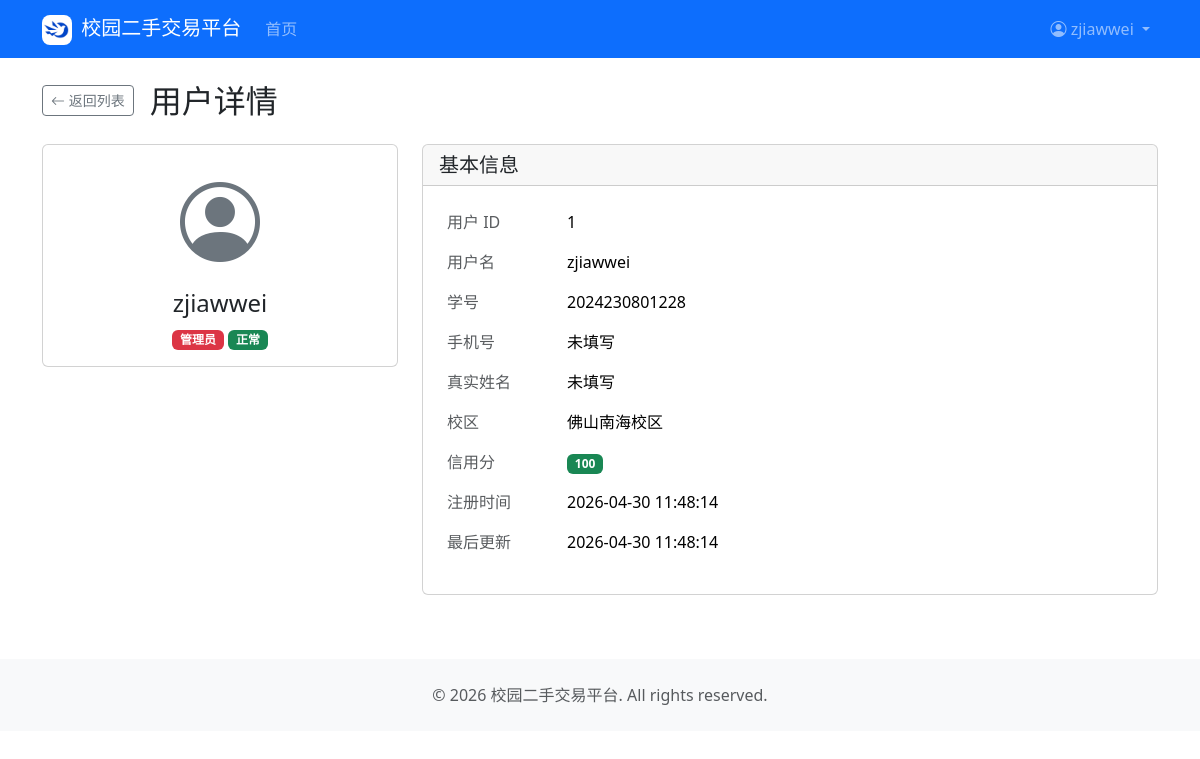
/admin/users/1 (signed in), run on the app's committed database.
### app/models/user.py (models this page shows, shortened)
class User(UserMixin, db.Model):
    __tablename__ = "users"
    id = db.Column(db.Integer, primary_key=True, autoincrement=True)
    username = db.Column(db.String(64), unique=True, nullable=False, index=True)
    student_id = db.Column(db.String(20), unique=True, nullable=False)
    phone = db.Column(db.String(20), nullable=True)
    password_hash = db.Column(db.String(256), nullable=False)
    real_name = db.Column(db.String(32), nullable=True)
    avatar = db.Column(db.String(256), default="default.jpg")
    campus = db.Column(db.String(64), nullable=False)
    role = db.Column(db.String(16), default="user")
    credit_score = db.Column(db.Integer, default=100)
    is_active = db.Column(db.Boolean, default=True)
    created_at = db.Column(db.DateTime, default=lambda: datetime.now(timezone.utc))
    updated_at = db.Column(
        db.DateTime,
        default=lambda: datetime.now(timezone.utc),
        onupdate=lambda: datetime.now(timezone.utc),
    )
    products = db.relationship("Product", back_populates="seller", lazy="dynamic")
    bought_orders = db.relationship(
        "Order", foreign_keys="Order.buyer_id", back_populates="buyer", lazy="dynamic"
    )
    sold_orders = db.relationship(
        "Order", foreign_keys="Order.seller_id", back_populates="seller", lazy="dynamic"
    )
    sent_messages = db.relationship(
        "Message", foreign_keys="Message.sender_id", back_populates="sender", lazy="dynamic"
    )
    received_messages = db.relationship(
        "Message", foreign_keys="Message.receiver_id", back_populates="receiver", lazy="dynamic"
    )
    favorites = db.relationship("Favorite", back_populates="user", lazy="dynamic")

### app/blueprints/admin/routes.py (the view)
@bp.route("/users/<int:user_id>")
def user_detail(user_id):
    user = db.session.get(User, user_id)
    if user is None:
        flash("用户不存在。", "danger")
        return redirect(url_for("admin.dashboard"))
    return render_template("admin/user_detail.html", user=user)

### app/blueprints/admin/routes.py (called while the page is built)
@bp.before_request
@login_required
@admin_required
def require_admin():
    pass

### app/templates/admin/user_detail.html (shortened to what this page needs)
{% extends "base.html" %}
{% block content %}
<div class="d-flex align-items-center gap-3 mb-4">
    <a href="{{ url_for('admin.dashboard') }}" class="btn btn-outline-secondary btn-sm">
        <i class="bi bi-arrow-left"></i> 返回列表
    </a>
    <h2 class="mb-0">用户详情</h2>
</div>
<div class="row">
    <div class="col-md-4">
        <div class="card">
            <div class="card-body text-center">
                <i class="bi bi-person-circle" style="font-size: 5rem; color: #6c757d;"></i>
                <h4 class="mt-2">{{ user.username }}</h4>
                <span class="badge bg-{{ 'danger' if user.role == 'admin' else 'secondary' }}">
                    {{ '管理员' if user.role == 'admin' else '普通用户' }}
                </span>
                <span class="badge bg-{{ 'success' if user.is_active else 'danger' }}">
                    {{ '正常' if user.is_active else '已禁用' }}
                </span>
            </div>
        </div>
    </div>
    <div class="col-md-8">
        <div class="card">
            <div class="card-header"><h5 class="mb-0">基本信息</h5></div>
            <div class="card-body">
                <table class="table table-borderless">
                    <tr><td class="text-muted" style="width: 120px;">用户 ID</td><td>{{ user.id }}</td></tr>
                    <tr><td class="text-muted">用户名</td><td>{{ user.username }}</td></tr>
                    <tr><td class="text-muted">学号</td><td>{{ user.student_id }}</td></tr>
                    <tr><td class="text-muted">手机号</td><td>{{ user.phone or '未填写' }}</td></tr>
                    <tr><td class="text-muted">真实姓名</td><td>{{ user.real_name or '未填写' }}</td></tr>
                    <tr><td class="text-muted">校区</td><td>{{ user.campus }}</td></tr>
                    <tr><td class="text-muted">信用分</td><td><span class="badge bg-success">{{ user.credit_score }}</span></td></tr>
                    <tr><td class="text-muted">注册时间</td><td>{{ user.created_at.strftime('%Y-%m-%d %H:%M:%S') if user.created_at else '' }}</td></tr>
                    <tr><td class="text-muted">最后更新</td><td>{{ user.updated_at.strftime('%Y-%m-%d %H:%M:%S') if user.updated_at else '' }}</td></tr>
                </table>
            </div>
        </div>
    </div>
</div>
{% endblock %}

### app/templates/base.html (shortened to what this page needs)
<!DOCTYPE html>
<html lang="zh-CN">
<head>
    <link href="https://cdn.jsdelivr.net/npm/bootstrap@5.3.3/dist/css/bootstrap.min.css" rel="stylesheet">
    <link href="https://cdn.jsdelivr.net/npm/bootstrap-icons@1.11.3/font/bootstrap-icons.css" rel="stylesheet">
    <link href="{{ url_for('static', filename='css/style.css') }}" rel="stylesheet">
</head>
<body>
    <nav class="navbar navbar-expand-lg navbar-dark bg-primary">
        <div class="container">
            <a class="navbar-brand" href="{{ url_for('main.index') }}">
                <img src="{{ url_for('static', filename='uploads/logo2.png') }}" alt="Logo" width="30" height="30" class="me-1 rounded-3"> {{ app_name }}
            </a>
            <div class="collapse navbar-collapse" id="navbarNav">
                <ul class="navbar-nav me-auto">
                    <li class="nav-item">
                        <a class="nav-link" href="{{ url_for('main.index') }}">首页</a>
                    </li>
                </ul>
                <ul class="navbar-nav">
                    {% if current_user.is_authenticated %}
                    <li class="nav-item dropdown">
                        <a class="nav-link dropdown-toggle" href="#" data-bs-toggle="dropdown">
                            <i class="bi bi-person-circle"></i> {{ current_user.username }}
                        </a>
                    </li>
                    {% endif %}
                </ul>
            </div>
        </div>
    </nav>
    <main class="container mt-4">
        {% block content %}{% endblock %}
    </main>
    <footer class="bg-light text-center text-muted py-4 mt-5">
        <div class="container">
            <p class="mb-0">&copy; 2026 {{ app_name }}. All rights reserved.</p>
        </div>
    </footer>
</body>
</html>

### data on the page
User: username "zjiawwei", role "管理员", is_active "正常", id "1", student_id "2024230801228", phone "未填写", real_name "未填写", campus "佛山南海校区", credit_score "100", created_at "2026-04-30 11:48:14", updated_at "2026-04-30 11:48:14"

### other printed values
{{ app_name }} "校园二手交易平台"
